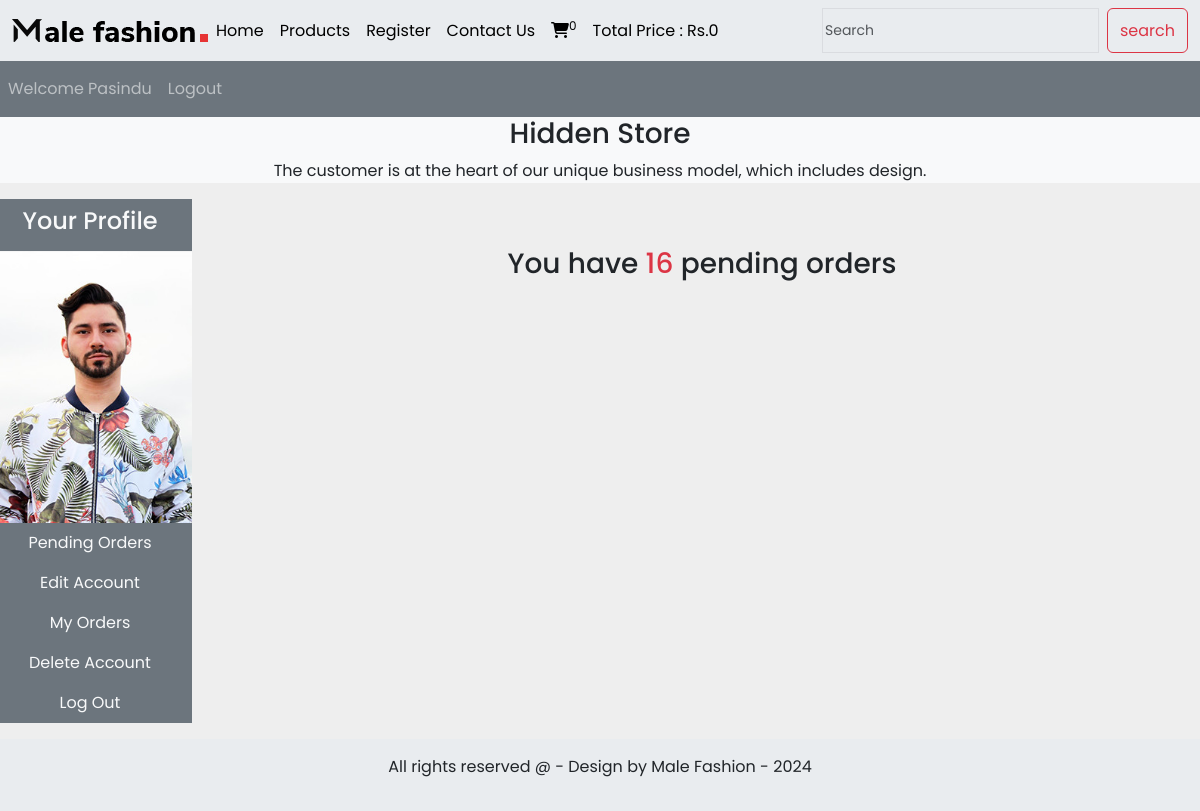
The page /profile.php (signed in) on the database its author committed.
### tables this page shows
CREATE TABLE `user_table` (
  `user_id` int(11) NOT NULL,
  `username` varchar(255) NOT NULL,
  `user_email` varchar(100) NOT NULL,
  `user_password` varchar(255) NOT NULL,
  `user_image` varchar(255) NOT NULL,
  `user_ip` varchar(100) NOT NULL,
  `user_address` varchar(255) NOT NULL,
  `user_mobile` varchar(20) NOT NULL
);

### profile.php (the view, shortened to what this page needs)
<?php
  include('../functions/common_function.php');
?>
<!DOCTYPE html>
<html lang="en">
<head>
    <link href="https://cdn.jsdelivr.net/npm/bootstrap@5.3.3/dist/css/bootstrap.min.css" rel="stylesheet">
    <link rel="stylesheet" href="https://cdnjs.cloudflare.com/ajax/libs/font-awesome/6.6.0/css/all.min.css" />
    <link rel="stylesheet" href="./style.css">
</head>
<body>
    <div class="container-fluid p-0">
    <nav class="navbar navbar-expand-lg bg-body-secondary">
  <div class="container-fluid">
    <img src="../images/logo.png" alt="" class="logo">
    <div class="collapse navbar-collapse" id="navbarSupportedContent">
      <ul class="navbar-nav me-auto mb-2 mb-lg-0">
        <li class="nav-item">
          <a class="nav-link active" aria-current="page" href="../index.php">Home</a>
        </li>
        <li class="nav-item">
          <a class="nav-link active" aria-current="page" href="../display_all.php">Products</a>
        </li>
        <li class="nav-item">
          <a class="nav-link active" aria-current="page" href="user_registration.php">Register</a>
        </li>
        <li class="nav-item">
          <a class="nav-link active" aria-current="page" href="#">Contact Us</a>
        </li>
        <li class="nav-item">
          <a class="nav-link active" aria-current="page" href="../cart.php"><i class="fa fa-shopping-cart" aria-hidden="true"></i><sup><?php cart_items()?></sup></a>
        </li>
        <li class="nav-item">
          <a class="nav-link active" aria-current="page" href="#">Total Price : Rs.<?php total_cart_price()?></a>
        </li>
      </ul>
      <form class="d-flex" role="search" action="../search_product.php" method="get">
        <input class="form-control me-2" type="search" placeholder="Search" aria-label="Search" name="search_data">
        <input type="submit" value="search" class="btn btn-outline-danger" name="search_product_data">
      </form>
    </div>
  </div>
</nav>
    <nav class="navbar navbar-expand-lg navbar-dark bg-secondary">
        <ul class="navbar-nav me-auto">
        <?php
        if(!isset($_SESSION['username'])){
              echo" <li class='nav-item'>
            <a class='nav-link' href='#'>Welcome Guest</a>
         </li>";
            }else{
              echo"<li class='nav-item'>
            <a class='nav-link' href='profile.php'>Welcome ".$_SESSION['username']."</a>
         </li>";
            }
            if(!isset($_SESSION['username'])){
              echo" <li class='nav-item'>
            <a class='nav-link' href='user_login.php'>Login</a>
         </li>";
            }else{
              echo"<li class='nav-item'>
            <a class='nav-link' href='logout.php'>Logout</a>
         </li>";
            }
          ?>
        </ul>
    </nav>
    </div>
    <div class="bg-light">
        <h3 class="text-center">Hidden Store</h3>
        <p class="text-center">The customer is at the heart of our unique business model, which includes design.</p>
    </div>
    <div class="row">
        <div class="col-md-2 p-0 mb-3">
            <ul class="navbar-nav bg-secondary text-center">
            <li class="nav-item">
          <a class="nav-link active  text-light" href="#"><h4>Your Profile</h4></a>
        </li>
            <?php
                $username=$_SESSION['username'];
                $user_image="Select * from `user_table` where username='$username'";
                $user_image=mysqli_query($con, $user_image);
                $row_image=mysqli_fetch_array($user_image);
                $user_image=$row_image['user_image'];
                echo"  <li class='nav-item bg-danger'>
          <img src='./user_images/$user_image' calss='profile_img my-4' style='width: 100%; height: 100%;' alt=''>
        </li>";
            ?>
        <li class="nav-item">
          <a class="nav-link active  text-light" href="profile.php">Pending Orders</a>
        </li>
        <li class="nav-item">
          <a class="nav-link active  text-light" href="profile.php?edit_account">Edit Account</a>
        </li>
        <li class="nav-item">
          <a class="nav-link active  text-light" href="profile.php?my_orders">My Orders</a>
        </li>
        <li class="nav-item">
          <a class="nav-link active  text-light" href="profile.php?delete_account">Delete Account</a>
        </li>
        <li class="nav-item">
          <a class="nav-link active  text-light" href="logout.php">Log Out</a>
        </li>
            </ul>
        </div>
        <div class="col-md-10 text-center">
            <?php get_user_order_details();
            ?>
        </div>
    </div>
 <div class="bg-body-secondary p-3 text-center">
<P>All rights reserved @ - Design by Male Fashion - 2024</P>
</div>
</body>
</html>

### common_function.php (shortened to what this page needs)
<?php
function getIPAddress() {
   if(!empty($_SERVER['HTTP_CLIENT_IP'])) {
              $ip = $_SERVER['HTTP_CLIENT_IP'];
      }
  elseif (!empty($_SERVER['HTTP_X_FORWARDED_FOR'])) {
              $ip = $_SERVER['HTTP_X_FORWARDED_FOR'];
   }
  else{
           $ip = $_SERVER['REMOTE_ADDR'];
   }
   return $ip;
}
function cart_items(){
if(isset($_GET['add_to_cart'])){
  global $con;
  $get_ip_add = getIPAddress();
  $select_query="Select * from `cart_details` where ip_address='$get_ip_add' ";
  $result_query=mysqli_query($con, $select_query );
  $count_cart_items=mysqli_num_rows($result_query);
}else
{
global $con;
$get_ip_add = getIPAddress();
$select_query="Select * from `cart_details` where ip_address='$get_ip_add' ";
$result_query=mysqli_query($con, $select_query );
$count_cart_items=mysqli_num_rows($result_query);
}
echo$count_cart_items;
}
function total_cart_price(){
  $total_price=0;
  echo $total_price;
}
function get_user_order_details(){
  global $con;
  $username=$_SESSION['username'];
  $get_details="Select * from `user_table` where username='$username'";
  $result_query=mysqli_query($con, $get_details);
  while($row_query=mysqli_fetch_array($result_query)){
    $user_id=$row_query['user_id'];
    if(!isset($_GET['edit_account'])){
      if(!isset($_GET['my_orders'])){
        if(!isset($_GET['delete_account'])){
          $get_orders="Select * from `user_orders` where user_id=$user_id and
          order_status='pending'";
          $result_orders_query=mysqli_query($con, $get_orders);
          $row_count=mysqli_num_rows($result_orders_query);
          if($row_count>0){
            echo"<h3 class='text-center mt-5'>You have <span class='text-danger'> $row_count </span> pending orders</h3>";
          }
          else{
            echo"<h3 class='text-center mt-5'>You have <span class='text-danger'> ZERO </span> pending orders</h3>";
          }
        }
      }
    }
  }
}
?>

### style.css (style rules this page uses)
* { margin: 0; padding: 0; box-sizing: border-box; font-family: 'Poppins', sans-serif }
body { background: #eee }
.form-control { width: 100%; height: 45px; font-size: 14px; border: 1px solid #DADCE0; border-radius: 0; outline: none; padding: 2px; background: none; z-index: 1; box-shadow: none; }

### rows shown on the page
user_table: user_image (picture), row_count "16"

### other values the page prints
$count_cart_items "0"
$total_price "0"
$_SESSION['username'] "Pasindu"
